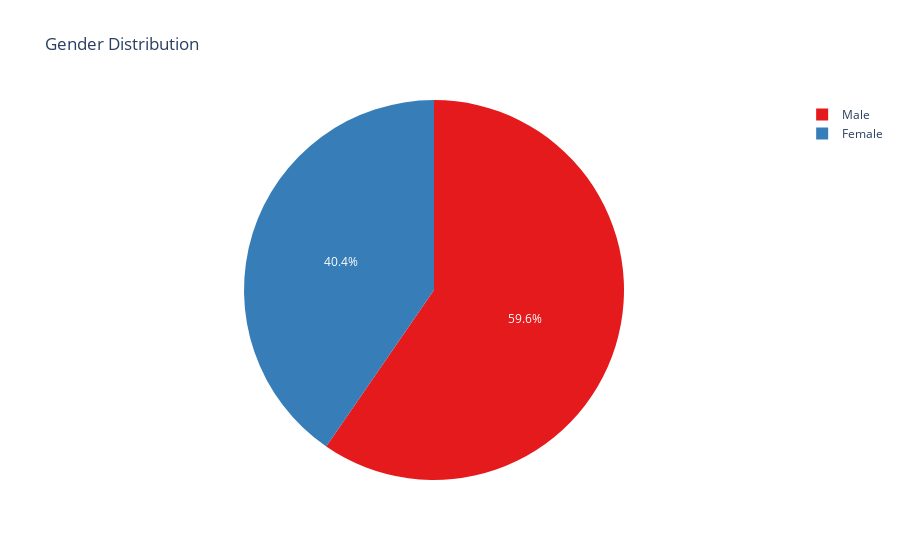

Source (notebook cell):
### Markdown cell above
most of the people use Facebook(415 people) as their primary social media platform. followed by Instagram(191) and LinkedIn(141) which is very close to Twitter(139). The least used social media platform is Snapchat(53).

### Code cell
#Gender {'Male': 0, 'Female': 1}
df['gender'] = df['gender'].replace({
    '1' : 'Female'
})
gender_counts = df['gender'].value_counts().reset_index()
gender_counts.columns = ['Gender', 'Count']

fig = px.pie(gender_counts,
             names='Gender', 
             values='Count', 
             title='Gender Distribution',
             color='Gender', 
             color_discrete_sequence=px.colors.qualitative.Set1)

fig.show()  #for notebook
#fig.show("png") #for github it only supports non interactive

### Figure 1 — Plotly figure (JSON) as saved in the notebook; plotly's stock layout.template omitted (floating-point values rounded to 4 significant figures)
{"data": [{"customdata": [["Male"], ["Female"]], "domain": {"x": [0.0, 1.0], "y": [0.0, 1.0]}, "hovertemplate": "Gender=%{customdata[0]}<br>Count=%{value}<extra></extra>", "labels": ["Male", "Female"], "legendgroup": "", "marker": {"colors": ["rgb(228,26,28)", "rgb(55,126,184)"]}, "name": "", "showlegend": true, "values": [596, 404], "type": "pie"}], "layout": {"legend": {"tracegroupgap": 0}, "title": {"text": "Gender Distribution"}, "piecolorway": ["rgb(228,26,28)", "rgb(55,126,184)", "rgb(77,175,74)", "rgb(152,78,163)", "rgb(255,127,0)", "rgb(255,255,51)", "rgb(166,86,40)", "rgb(247,129,191)", "rgb(153,153,153)"]}}
